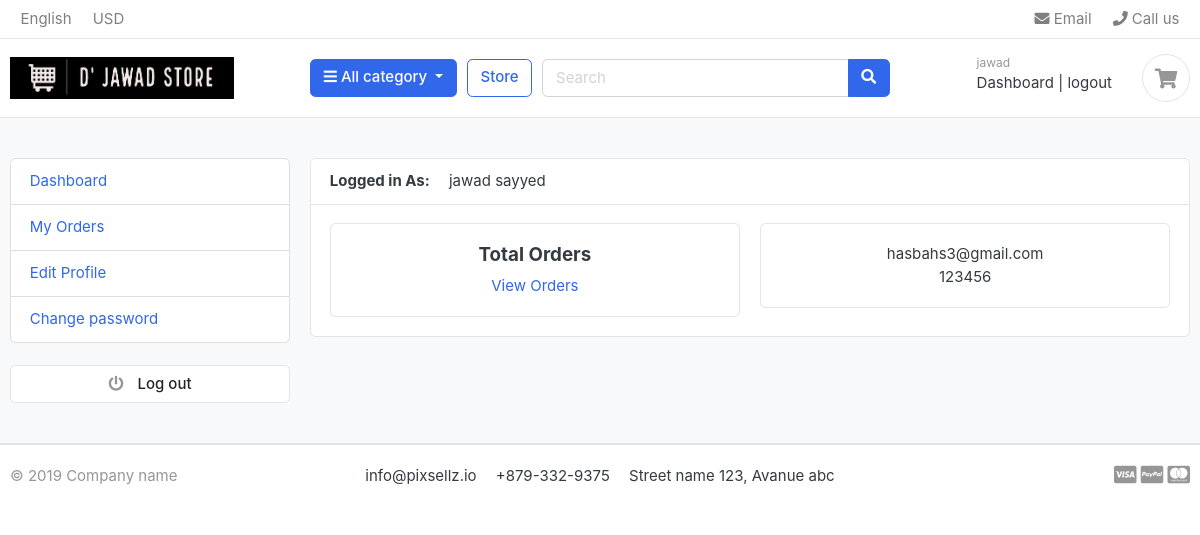
Screenshot of /accounts/ (signed in) with the database file from the repository.
### accounts/models.py (models this page shows, shortened)
class Account(AbstractBaseUser):
    first_name=models.CharField(max_length=100)
    last_name=models.CharField(max_length=100)
    username=models.CharField(max_length=100,unique=True)
    email=models.EmailField(max_length=100,unique=True)
    phone_number=models.CharField(max_length=20)
    date_joined=models.DateTimeField(auto_now_add=True)
    last_login=models.DateTimeField(auto_now_add=True)
    is_admin=models.BooleanField(default=False)
    is_staff=models.BooleanField(default=False)
    is_active=models.BooleanField(default=False)
    is_superadmin=models.BooleanField(default=False)
    USERNAME_FIELD='email'
    REQUIRED_FIELDS=['username','first_name','last_name']
    objects=MyAccountManager()

### accounts/views.py (the view)
# urls.py: path('',views.dashboard,name="dashboard"),
@login_required(login_url="login")
def dashboard(request):
    orders=Order.objects.order_by('-created_at').filter(user_id=request.user.id,is_ordered=True)
    order_count=orders.count()
    print(order_count)
    userprofile=UserProfile.objects.get(user=request.user.id)
    context={
        'order_count':order_count,
        'userprofile':userprofile,
    }
    return render(request,'accounts/dashboard.html',context)

### carts/context_processors.py (called while the page is built)
def counter(request):
    if 'carts/carts' in request.path:
        try:
            cart_count=0
            if request.user.is_authenticated:
                  cart_items=CartItem.objects.filter(user=request.user,is_active=True)
            else:
                cart=Cart.objects.get(cart_id=_cart_id(request))
                cart_items=CartItem.objects.filter(cart=cart,is_active=True)
            for cart_item in cart_items:
                cart_count=cart_count+cart_item.quantity
            return dict(cart_count=cart_count)
        except Cart.DoesNotExist:
            cart_count=0
    else:
        return {}

### category/context_processors.py (called while the page is built)
def menu_links(request):
    links=Category.objects.all()
    return dict(multiple_links=links)

### category/models.py (called while the page is built)
    def get_url(self):
        return reverse('product_by_category',args=[self.slug])

### templates/accounts/dashboard.html (shortened to what this page needs)
{% extends 'base.html' %}
{% block content %}
<section class="section-conten padding-y bg">
<div class="container">
	<div class="row">
	<aside class="col-md-3">
	{% include 'includes/dashboard_sidebar.html' %}
	</aside>
	<main class="col-md-9">
		<article class="card">
		<header class="card-header">
			<strong class="d-inline-block mr-3">Logged in As:</strong>
			<span>{{user.first_name}} {{user.last_name}}</span>
		</header>
		<div class="card-body">
			<div class="row">
				<div class="col-md-6">
					<div class="card"style="text-align:center;">
						<div class="card-body">
							<h5>Total Orders</h5>
							<a href="{% url 'my_orders' %}">View Orders</a>
						</div>
					</div>
				</div>
				<div class="col-md-6">
					<div class="card" style="text-align:center;">
						<div class="card-body">
							<p class="mb-0">{{user.email}}</p>
							<p>{{user.phone_number}}</p>
						</div>
					</div>
				</div>
			</div>
		</div>
		</article>
	</main>
</div>
</div>
</section>
{% endblock %}

### templates/includes/header.html (shortened to what this page needs)
{% load static %}
<header class="section-header">
<nav class="navbar p-md-0 navbar-expand-sm navbar-light border-bottom">
<div class="container">
  <div class="collapse navbar-collapse" id="navbarTop4">
    <ul class="navbar-nav mr-auto">
    	<li class="nav-item dropdown">
		 	<a href="#" class="nav-link">   English </a>
		</li>
		<li class="nav-item dropdown">
			<a href="#" class="nav-link"> USD </a>
		</li>
    </ul>
    <ul class="navbar-nav">
		<li><a href="#" class="nav-link"> <i class="fa fa-envelope"></i> Email </a></li>
		<li><a href="#" class="nav-link"> <i class="fa fa-phone"></i> Call us </a></li>
	</ul>
  </div>
</div>
</nav>
<section class="header-main border-bottom">
	<div class="container">
<div class="row align-items-center">
	<div class="col-lg-3 col-md-3 col-6">
		<a href="{% url 'home'%}" class="brand-wrap">
			<img class="logo" src="{% static '/images/logo2.jpeg' %}">
		</a>
	</div>
	<div class="col-lg col-sm col-md col-6 flex-grow-0">
		<div class="category-wrap dropdown d-inline-block float-right">
			<button type="button" class="btn btn-primary dropdown-toggle" data-toggle="dropdown">
				<i class="fa fa-bars"></i> All category
			</button>
		</div>
	</div>
	<a href="{% url 'store' %}" class="btn btn-outline-primary">Store</a>
	<div class="col-lg  col-md-6 col-sm-12 col">
		<form action="{% url 'search' %}" class="search" method="GET">
			<div class="input-group w-100">
			    <input type="text" class="form-control" style="width:60%;" name="keyword" placeholder="Search">
			    <div class="input-group-append">
			      <button class="btn btn-primary" type="submit">
			        <i class="fa fa-search"></i>
			      </button>
			    </div>
		    </div>
		</form>
	</div>
	<div class="col-lg-3 col-sm-6 col-8 order-2 order-lg-3">
				<div class="d-flex justify-content-end mb-3 mb-lg-0">
					<div class="widget-header">
						<small class="title text-muted">{{user.first_name}}</small>
						<div>
						{% if request.user.is_authenticated %}
							<a href="{% url 'dashboard' %}">Dashboard</a> <span class="dark-transp"> | </span>
							<a href="{% url 'logout' %}"> logout</a>
						 {% else %}
						 <a href="{% url 'login' %}">Sign in</a> <span class="dark-transp"> | </span>
						 <a href="{% url 'register' %}"> Register</a>
						 {% endif %}
						</div>
					</div>
					<a href="{% url 'carts' %}" class="widget-header pl-3 ml-3">
						<div class="icon icon-sm rounded-circle border"><i class="fa fa-shopping-cart"></i></div>
					</a>
				</div>
			</div>
</div>
	</div>
</section>
</header>

### static/css/ui.css (style rules this page uses)
html { font-family: "Inter", sans-serif; font-size: 15px; }
.icon-xs, .icon-sm, .icon-md, .icon-lg { display: inline-block; text-align: center; flex-shrink: 0; flex-grow: 0; }
.icon-sm { width: 48px; height: 48px; line-height: 48px !important; font-size: 20px; }
.padding-y { padding-top: 40px; padding-bottom: 40px; }
article:after, .form-group:after { display: block; clear: both; content: ""; }
.bg { background-color: #f8f9fa; }
p:last-child { margin-bottom: 0; }
.header-main { position: relative; padding-top: 1rem; padding-bottom: 1rem; }
.brand-wrap .logo, .navbar-brand .logo { margin-right: 7px; max-height: 42px; display: inline-block; }
.widget-header { display: inline-block; vertical-align: middle; position: relative; }
.widget-header a { color: #343a40; }
.widget-header i { color: #969696; }
.widget-header .title { display: block; }

### rows the page displays
Account: first_name "jawad", last_name "sayyed", email "hasbahs3@gmail.com", phone_number "123456"
